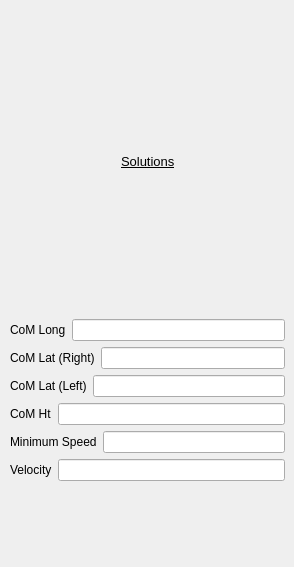
<?xml version="1.0" encoding="UTF-8"?>
<ui version="4.0">
 <class>centerOfMassSolutions_UI</class>
 <widget class="QWidget" name="centerOfMassSolutions_UI">
  <property name="geometry">
   <rect>
    <x>0</x>
    <y>0</y>
    <width>294</width>
    <height>567</height>
   </rect>
  </property>
  <property name="windowTitle">
   <string>Form</string>
  </property>
  <widget class="QWidget" name="verticalLayoutWidget">
   <property name="geometry">
    <rect>
     <x>10</x>
     <y>10</y>
     <width>275</width>
     <height>471</height>
    </rect>
   </property>
   <layout class="QVBoxLayout" name="verticalLayout">
    <item>
     <layout class="QHBoxLayout" name="horizontalLayout">
      <item>
       <spacer name="horizontalSpacer">
        <property name="orientation">
         <enum>Qt::Horizontal</enum>
        </property>
        <property name="sizeHint" stdset="0">
         <size>
          <width>40</width>
          <height>20</height>
         </size>
        </property>
       </spacer>
      </item>
      <item>
       <widget class="QLabel" name="solutions">
        <property name="font">
         <font>
          <pointsize>10</pointsize>
          <underline>true</underline>
         </font>
        </property>
        <property name="text">
         <string>Solutions</string>
        </property>
       </widget>
      </item>
      <item>
       <spacer name="horizontalSpacer_2">
        <property name="orientation">
         <enum>Qt::Horizontal</enum>
        </property>
        <property name="sizeHint" stdset="0">
         <size>
          <width>40</width>
          <height>20</height>
         </size>
        </property>
       </spacer>
      </item>
     </layout>
    </item>
    <item>
     <layout class="QHBoxLayout" name="horizontalLayout_2">
      <item>
       <widget class="QLabel" name="CoMLong">
        <property name="text">
         <string>CoM Long</string>
        </property>
       </widget>
      </item>
      <item>
       <widget class="QLineEdit" name="CoMLongLineEdit">
        <property name="readOnly">
         <bool>true</bool>
        </property>
       </widget>
      </item>
     </layout>
    </item>
    <item>
     <layout class="QHBoxLayout" name="horizontalLayout_3">
      <item>
       <widget class="QLabel" name="CoMLatRight">
        <property name="text">
         <string>CoM Lat (Right)</string>
        </property>
       </widget>
      </item>
      <item>
       <widget class="QLineEdit" name="CoMLatRightLineEdit">
        <property name="readOnly">
         <bool>true</bool>
        </property>
       </widget>
      </item>
     </layout>
    </item>
    <item>
     <layout class="QHBoxLayout" name="horizontalLayout_4">
      <item>
       <widget class="QLabel" name="CoMLatLeft">
        <property name="text">
         <string>CoM Lat (Left)</string>
        </property>
       </widget>
      </item>
      <item>
       <widget class="QLineEdit" name="CoMLatLeftLineEdit">
        <property name="readOnly">
         <bool>true</bool>
        </property>
       </widget>
      </item>
     </layout>
    </item>
    <item>
     <layout class="QHBoxLayout" name="horizontalLayout_5">
      <item>
       <widget class="QLabel" name="CoMHt">
        <property name="text">
         <string>CoM Ht</string>
        </property>
       </widget>
      </item>
      <item>
       <widget class="QLineEdit" name="CoMHtLineEdit">
        <property name="readOnly">
         <bool>true</bool>
        </property>
       </widget>
      </item>
     </layout>
    </item>
    <item>
     <layout class="QHBoxLayout" name="horizontalLayout_6">
      <item>
       <widget class="QLabel" name="minimumSpeedLabel">
        <property name="text">
         <string>Minimum Speed</string>
        </property>
       </widget>
      </item>
      <item>
       <widget class="QLineEdit" name="minimumSpeedLineEdit">
        <property name="text">
         <string/>
        </property>
        <property name="readOnly">
         <bool>true</bool>
        </property>
       </widget>
      </item>
     </layout>
    </item>
    <item>
     <layout class="QHBoxLayout" name="horizontalLayout_7">
      <item>
       <widget class="QLabel" name="velocityLabel">
        <property name="text">
         <string>Velocity</string>
        </property>
       </widget>
      </item>
      <item>
       <widget class="QLineEdit" name="velocityLineEdit"/>
      </item>
     </layout>
    </item>
   </layout>
  </widget>
 </widget>
 <resources/>
 <connections/>
</ui>
